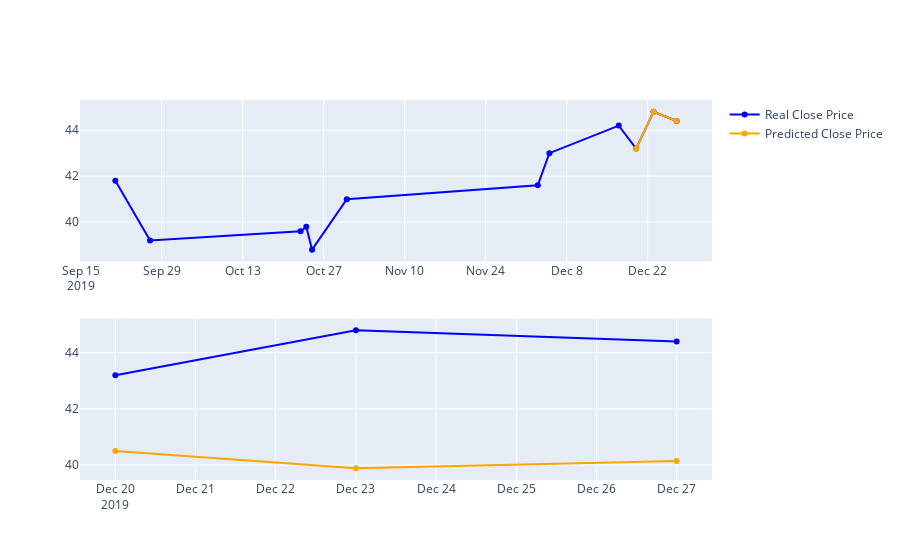

Notebook code for this chart:
### Code cell
# make plots
fig = make_subplots(rows = 2, cols = 1)
# add real end price
fig.add_trace(go.Scatter(x = df.Date, y = df.EndPrice,
                         name = 'Real Close Price',
                         marker_color = 'blue'), row = 1, col = 1)
# add predicted close price
fig.add_trace(go.Scatter(x = predicted_prices.Date,
                         y = predicted_prices.EndPrice,
                         name = 'Predicted Close Price',
                         marker_color = 'orange'), row = 1, col = 1)

# add real end price
fig.add_trace(go.Scatter(x = predicted_prices.Date,
                         y = y_test,
                         name = 'Real Close Price',
                         marker_color = 'blue',
                         showlegend = False), row = 2, col = 1)
# add predicted close price
fig.add_trace(go.Scatter(x = predicted_prices.Date,
                         y = y_pred,
                         name = 'Predicted Close Price',
                         marker_color = 'orange',
                         showlegend = False), row = 2, col = 1)

fig.show()

### Figure 1 — Plotly figure (JSON) as saved in the notebook; plotly's stock layout.template omitted (floating-point values rounded to 4 significant figures)
{"data": [{"marker": {"color": "blue"}, "name": "Real Close Price", "type": "scatter", "x": ["2019-09-21T00:00:00", "2019-09-27T00:00:00", "2019-10-23T00:00:00", "2019-10-24T00:00:00", "2019-10-25T00:00:00", "2019-10-31T00:00:00", "2019-12-03T00:00:00", "2019-12-05T00:00:00", "2019-12-17T00:00:00", "2019-12-20T00:00:00", "2019-12-23T00:00:00", "2019-12-27T00:00:00"], "xaxis": "x", "y": [41.8, 39.2, 39.6, 39.8, 38.8, 41, 41.6, 43, 44.2, 43.2, 44.8, 44.4], "yaxis": "y"}, {"marker": {"color": "orange"}, "name": "Predicted Close Price", "type": "scatter", "x": ["2019-12-20T00:00:00", "2019-12-23T00:00:00", "2019-12-27T00:00:00"], "xaxis": "x", "y": [43.2, 44.8, 44.4], "yaxis": "y"}, {"marker": {"color": "blue"}, "name": "Real Close Price", "showlegend": false, "type": "scatter", "x": ["2019-12-20T00:00:00", "2019-12-23T00:00:00", "2019-12-27T00:00:00"], "xaxis": "x2", "y": [43.2, 44.8, 44.4], "yaxis": "y2"}, {"marker": {"color": "orange"}, "name": "Predicted Close Price", "showlegend": false, "type": "scatter", "x": ["2019-12-20T00:00:00", "2019-12-23T00:00:00", "2019-12-27T00:00:00"], "xaxis": "x2", "y": [40.5, 39.89, 40.14], "yaxis": "y2"}], "layout": {"xaxis": {"anchor": "y", "domain": [0, 1]}, "xaxis2": {"anchor": "y2", "domain": [0, 1]}, "yaxis": {"anchor": "x", "domain": [0.575, 1]}, "yaxis2": {"anchor": "x2", "domain": [0, 0.425]}}}
